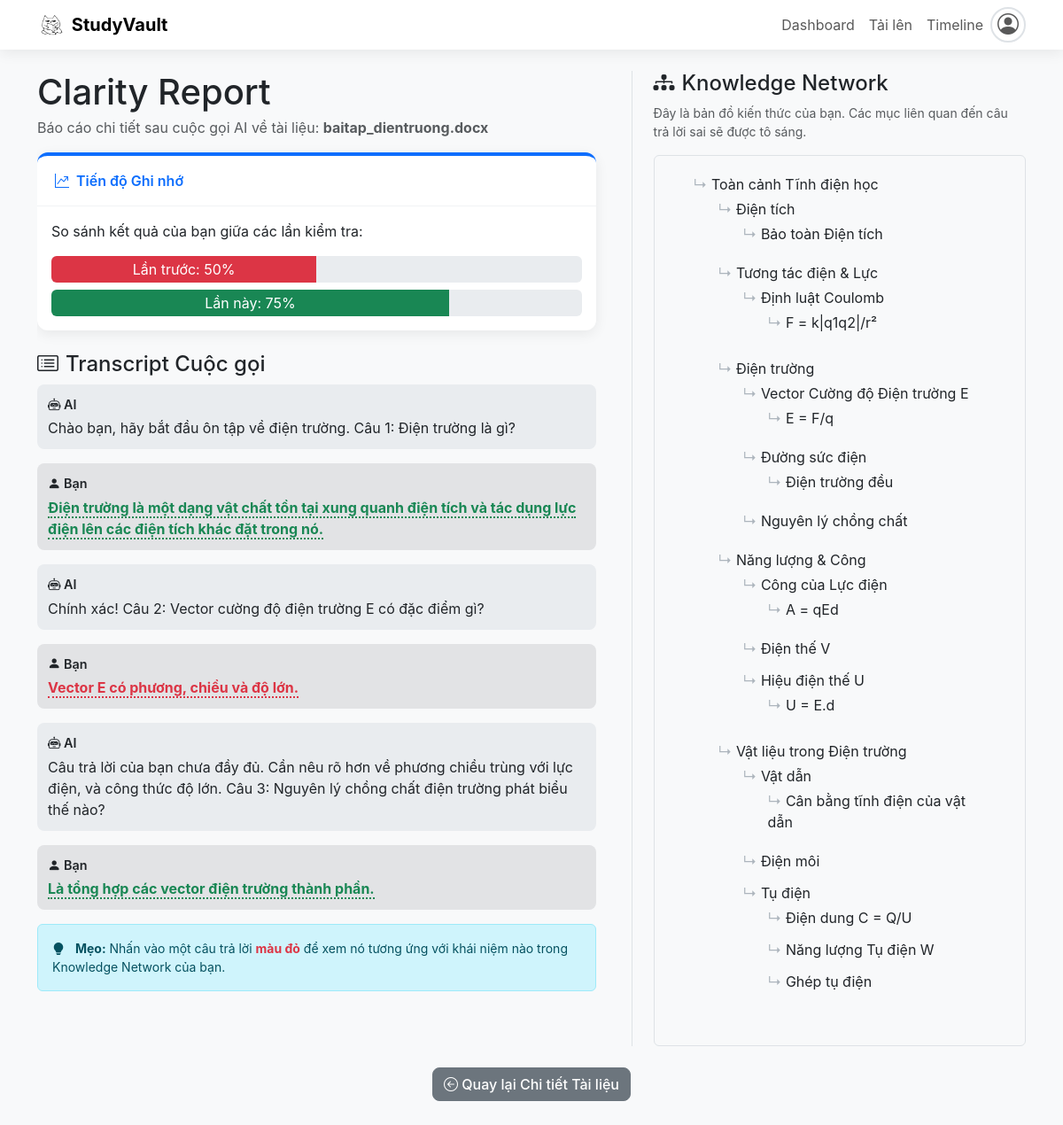
The app's page /clarity_report/1 with its own data.
### app.py (models this page shows)
class Document(db.Model):
    id = db.Column(db.Integer, primary_key=True)
    filename = db.Column(db.String(200), nullable=False)
    filepath = db.Column(db.String(300), nullable=False, unique=True)
    category = db.Column(db.String(100), nullable=True, default="Chưa phân loại")
    uploaded_date = db.Column(db.DateTime, nullable=False, default=lambda: datetime.now(timezone.utc))
    last_viewed_date = db.Column(db.DateTime, nullable=True)
    doc_type = db.Column(db.String(20), nullable=False, default='file')
    engagement_level = db.Column(db.String(50), nullable=True)
    custom_note = db.Column(db.Text, nullable=True)
    deadline = db.Column(db.Date, nullable=True)
    extracted_content = db.Column(db.Text, nullable=True)
    user_summary = db.Column(db.Text, nullable=True)
    ai_topic_label = db.Column(db.String(100), nullable=True)
    win_criteria_description = db.Column(db.Text, nullable=True)
    target_score = db.Column(db.Integer, nullable=True)
    actual_score = db.Column(db.Integer, nullable=True)
    keywords = db.Column(db.Text, nullable=True)
    context_event = db.Column(db.String(200), nullable=True)
    is_goal_related = db.Column(db.Boolean, default=False, nullable=False)
    filename_normalized = db.Column(db.String(200), nullable=True)
    workspace_items = db.relationship('WorkspaceItem', backref='document', lazy=True, cascade="all, delete-orphan")
    relations = db.relationship('WorkspaceItemRelation', backref='document', lazy=True, cascade="all, delete-orphan")
    learning_objectives = db.relationship('LearningObjective', backref='doc', lazy=True, cascade="all, delete-orphan")

class WorkspaceItem(db.Model):
    id = db.Column(db.Integer, primary_key=True)
    title = db.Column(db.String(300), nullable=False)
    content = db.Column(db.Text, nullable=True)
    order = db.Column(db.Integer, nullable=False, default=0)
    user_content = db.Column(db.Text, nullable=True)
    document_id = db.Column(db.Integer, db.ForeignKey('document.id'), nullable=False)
    parent_id = db.Column(db.Integer, db.ForeignKey('workspace_item.id'), nullable=True)
    children = db.relationship('WorkspaceItem', backref=db.backref('parent', remote_side=[id]), lazy='dynamic', cascade="all, delete-orphan")

### app.py (the view, shortened to what this page needs)
@app.route('/clarity_report/<int:doc_id>')
def clarity_report(doc_id):
    doc = db.session.get(Document, doc_id)
    if not doc:
        abort(404)
    transcript = []
    workspace_items = WorkspaceItem.query.filter_by(document_id=doc_id).order_by(WorkspaceItem.order).all()
    workspace_tree = build_tree(workspace_items)
    q_nodes = [item for item in workspace_items if not item.children][:3]
    if 'dientruong' in doc.filename.lower():
        transcript = [
            {"speaker": "ai", "text": "Chào bạn, hãy bắt đầu ôn tập về điện trường. Câu 1: Điện trường là gì?", "status": "neutral", "node_id": None},
            {"speaker": "user", "text": "Điện trường là một dạng vật chất tồn tại xung quanh điện tích và tác dụng lực điện lên các điện tích khác đặt trong nó.", "status": "correct", "node_id": q_nodes[0].id if q_nodes else None},
            {"speaker": "ai", "text": "Chính xác! Câu 2: Vector cường độ điện trường E có đặc điểm gì?", "status": "neutral", "node_id": None},
            {"speaker": "user", "text": "Vector E có phương, chiều và độ lớn.", "status": "incorrect", "node_id": q_nodes[1].id if len(q_nodes) > 1 else None},
            {"speaker": "ai", "text": "Câu trả lời của bạn chưa đầy đủ. Cần nêu rõ hơn về phương chiều trùng với lực điện, và công thức độ lớn. Câu 3: Nguyên lý chồng chất điện trường phát biểu thế nào?", "status": "neutral", "node_id": None},
            {"speaker": "user", "text": "Là tổng hợp các vector điện trường thành phần.", "status": "correct", "node_id": q_nodes[2].id if len(q_nodes) > 2 else None},
        ]
    return render_template('clarity_report.html', doc=doc, transcript=transcript, workspace_tree=workspace_tree)

### app.py (called while the page is built)
def build_tree(items):
    tree = []
    item_map = {item.id: {
        "id": item.id,
        "title": item.title,
        "content": item.content,
        "order": item.order,
        "user_content": item.user_content,
        "children": []
    } for item in items}
    for item in items:
        if item.parent_id is not None and item.parent_id in item_map:
            parent_item = item_map[item.parent_id]
            parent_item["children"].append(item_map[item.id])
        else:
            tree.append(item_map[item.id])
    for item_data in item_map.values():
        item_data['children'].sort(key=lambda x: x['order'])
    tree.sort(key=lambda x: x['order'])
    return tree

@app.context_processor
def inject_user():
    try:
        user = User.query.first()
        return dict(user=user)
    except Exception as e:
        print(f"Error injecting user: {e}")
        return dict(user=None)

### templates/clarity_report.html (shortened to what this page needs)
{% extends "layout.html" %}
{% block content %}
<div id="clarityReportContainer">
    <div class="transcript-panel">
        <h1 class="mb-1">Clarity Report</h1>
        <p class="text-muted">Báo cáo chi tiết sau cuộc gọi AI về tài liệu: <strong>{{ doc.filename }}</strong></p>
        <div class="card mb-4">
            <div class="card-header"><i class="bi bi-graph-up-arrow me-2"></i>Tiến độ Ghi nhớ</div>
            <div class="card-body">
                <p>So sánh kết quả của bạn giữa các lần kiểm tra:</p>
                <div class="progress" style="height: 30px;">
                    <div class="progress-bar bg-danger" role="progressbar" style="width: 50%" aria-valuenow="50" aria-valuemin="0" aria-valuemax="100">Lần trước: 50%</div>
                </div>
                <div class="progress mt-2" style="height: 30px;">
                    <div class="progress-bar bg-success" role="progressbar" style="width: 75%" aria-valuenow="75" aria-valuemin="0" aria-valuemax="100">Lần này: 75%</div>
                </div>
            </div>
        </div>
        <h4 class="mt-4"><i class="bi bi-card-list me-2"></i>Transcript Cuộc gọi</h4>
        <div id="transcript-list">
            {% for item in transcript %}
            <div class="transcript-item speaker-{{ item.speaker }}">
                <div class="speaker">
                    {% if item.speaker == 'ai' %}<i class="bi bi-robot"></i> AI{% else %}<i class="bi bi-person-fill"></i> Bạn{% endif %}
                </div>
                <p class="mb-0">
                    {% if item.status == 'neutral' %}
                        {{ item.text }}
                    {% else %}
                        <span class="answer-status {{ item.status }}" data-node-id="{{ item.node_id }}">
                            {{ item.text }}
                        </span>
                    {% endif %}
                </p>
            </div>
            {% endfor %}
        </div>
        <div class="alert alert-info mt-3 small">
            <i class="bi bi-lightbulb-fill me-2"></i>
            <strong>Mẹo:</strong> Nhấn vào một câu trả lời <span class="text-danger fw-bold">màu đỏ</span> để xem nó tương ứng với khái niệm nào trong Knowledge Network của bạn.
        </div>
    </div>
    <div class="network-panel">
        <h4><i class="bi bi-diagram-3-fill me-2"></i>Knowledge Network</h4>
        <p class="text-muted small">Đây là bản đồ kiến thức của bạn. Các mục liên quan đến câu trả lời sai sẽ được tô sáng.</p>
        <div class="network-map p-3 border rounded bg-light" id="knowledgeNetworkMap">
            {% macro render_tree(items) %}
                <ul>
                {% for item in items %}
                    <li class="network-map-item" id="report-node-{{ item.id }}">
                        {{ item.title }}
                        {% if item.children %}
                            {{ render_tree(item.children) }}
                        {% endif %}
                    </li>
                {% endfor %}
                </ul>
            {% endmacro %}
            {{ render_tree(workspace_tree) }}
        </div>
    </div>
</div>
<div class="text-center mt-4">
    <a href="{{ url_for('view_document', document_id=doc.id) }}" class="btn btn-secondary"><i class="bi bi-arrow-left-circle"></i> Quay lại Chi tiết Tài liệu</a>
</div>
{% endblock %}

### templates/clarity_report.html (style rules this page uses)
#clarityReportContainer { display: flex; gap: 1.5rem; }
.transcript-panel { flex: 3; max-height: 75vh; overflow-y: auto; padding-right: 1rem; }
.network-panel { flex: 2; border-left: 1px solid #dee2e6; padding-left: 1.5rem; }
.transcript-item { margin-bottom: 1rem; padding: 0.75rem; border-radius: var(--element-border-radius); }
.transcript-item.speaker-ai { background-color: #e9ecef; }
.transcript-item.speaker-user { background-color: #e2e3e5; }
.transcript-item .speaker { font-weight: 600; font-size: 0.9em; margin-bottom: 0.25rem; }
.answer-status { font-weight: bold; cursor: pointer; border-bottom: 2px dotted; transition: all 0.2s ease-in-out; }
.answer-status.correct { color: #198754; border-color: #198754; }
.answer-status.incorrect { color: #dc3545; border-color: #dc3545; }
.network-map-item { padding: 4px 8px; border-radius: 4px; margin-bottom: 4px; transition: all 0.2s ease-in-out; }
.network-map ul { list-style-type: none; padding-left: 20px; }
.network-map ul li::before { content: "↳ "; color: #adb5bd; }
.progress-bar { font-size: 1rem; }

### templates/layout.html (style rules this page uses)
:root { --primary-blue: #0d6efd; --light-bg: #f8f9fa; --white-bg: #ffffff; --card-border-radius: 0.75rem; --element-border-radius: 0.5rem; --card-shadow: 0 4px 15px rgba(0, 0, 0, 0.07); --text-dark: #212529; --text-muted: #6c757d; --accent-red: #dc3545; --bs-info: #0dcaf0; --bs-info-subtle: #cff4fc; --bs-info-text-emphasis: #055160; --bs-warning: #ffc107; --bs-success: #198754; --bs-danger: #dc3545; --bs-purple: #6f42c1; }
body { font-family: -apple-system, BlinkMacSystemFont, "Segoe UI", Roboto, "Helvetica Neue", Arial, sans-serif; background-color: var(--light-bg); color: var(--text-dark); position: relative; min-height: 100vh; padding-bottom: 80px; }
.card { border-radius: var(--card-border-radius); border: none; box-shadow: var(--card-shadow); margin-bottom: 1.5rem; background-color: var(--white-bg); border-top: 4px solid var(--primary-blue); }
.card-header { background-color: transparent; border-bottom: 1px solid #f1f3f5; font-weight: 600; padding: 1rem 1.25rem; color: var(--primary-blue); }
.btn { border-radius: var(--element-border-radius); font-weight: 500; }

### records on screen
Document: filename "baitap_dientruong.docx"
WorkspaceItem: title "Toàn cảnh Tĩnh điện học"
WorkspaceItem: title "Điện tích"
WorkspaceItem: title "Bảo toàn Điện tích"
WorkspaceItem: title "Tương tác điện & Lực"
WorkspaceItem: title "Định luật Coulomb"
WorkspaceItem: title "F = k|q1q2|/r²"
WorkspaceItem: title "Điện trường"
WorkspaceItem: title "Vector Cường độ Điện trường E"
WorkspaceItem: title "E = F/q"
WorkspaceItem: title "Đường sức điện"
WorkspaceItem: title "Điện trường đều"
WorkspaceItem: title "Nguyên lý chồng chất"
WorkspaceItem: title "Năng lượng & Công"
WorkspaceItem: title "Công của Lực điện"
WorkspaceItem: title "A = qEd"
WorkspaceItem: title "Điện thế V"
WorkspaceItem: title "Hiệu điện thế U"
WorkspaceItem: title "U = E.d"
WorkspaceItem: title "Vật liệu trong Điện trường"
WorkspaceItem: title "Vật dẫn"
WorkspaceItem: title "Cân bằng tĩnh điện của vật dẫn"
WorkspaceItem: title "Điện môi"
WorkspaceItem: title "Tụ điện"
WorkspaceItem: title "Điện dung C = Q/U"
WorkspaceItem: title "Năng lượng Tụ điện W"
WorkspaceItem: title "Ghép tụ điện"

### other values on screen
{{ item.text }} "Chào bạn, hãy bắt đầu ôn tập về điện trường. Câu 1: Điện trường là gì?" "Chính xác! Câu 2: Vector cường độ điện trường E có đặc điểm gì?" "Câu trả lời của bạn chưa đầy đủ. Cần nêu rõ hơn về phương chiều trùng với lực điện, và công thức độ lớn. Câu 3: Nguyên lý chồng chất điện trường phát biểu thế nào?"
{{ item.text }} "Điện trường là một dạng vật chất tồn tại xung quanh điện tích và tác dụng lực điện lên các điện tích khác đặt trong nó." "Vector E có phương, chiều và độ lớn." "Là tổng hợp các vector điện trường thành phần."
